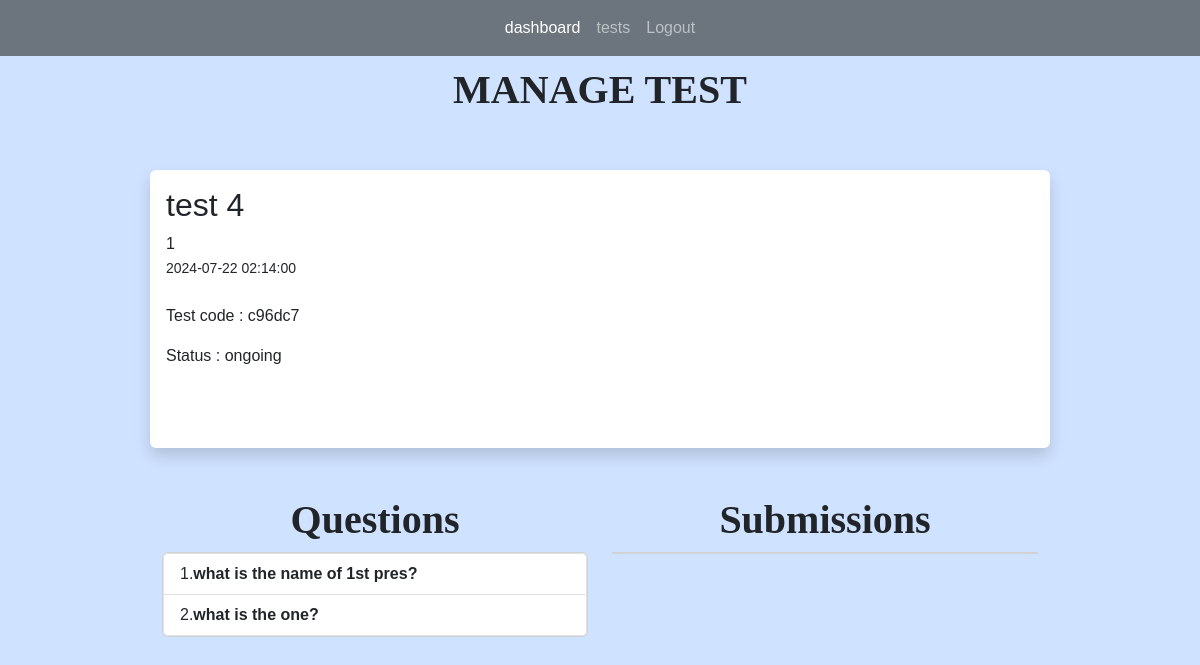
/tests/4 (signed in), run on the app's committed database.
### app.py (models this page shows)
class Tests(db.Model):
    test_id = db.Column(db.Integer, primary_key=True)
    title = db.Column(db.String(255))
    start_date = db.Column(db.DateTime, nullable = False)
    end_date = db.Column(db.DateTime, nullable = False)
    status = db.Column(db.String(255))
    teacher_id = db.Column(db.Integer, db.ForeignKey('users.id'))
    teacher = db.relationship('Users', backref=db.backref('tests', lazy=True))
    questions = db.relationship("Questions", backref="question_list")
    code = db.Column(db.String(6), unique=True)  # column to store the unique code
    students = db.relationship('Users', secondary='test_students', backref=db.backref('tests_registered', lazy=True))
    submissions = db.relationship('Submission', backref='test_submissions', lazy=True)

class Questions(db.Model):
    question_id = db.Column(db.Integer, primary_key=True)
    question_text = db.Column(db.String(255), nullable=False)
    question_type = db.Column(db.String(255), nullable=False)
    points = db.Column(db.Integer, nullable=False)
    option1 = db.Column(db.String(255))
    option2 = db.Column(db.String(255))
    option3 = db.Column(db.String(255))
    option4 = db.Column(db.String(255))
    correct_opt = db.Column(db.Integer)
    correct_ans = db.Column(db.String(255))
    test_id = db.Column(db.Integer, db.ForeignKey('tests.test_id'))
    test = db.relationship('Tests', backref=db.backref('question_test', lazy=True))
    answer = db.relationship("Answers", uselist=False)

### app.py (the view)
@app.route('/tests/<int:id>', methods=['GET', 'POST'])
@login_required(role="teacher")
def test(id):
    test = Tests.query.get_or_404(id)
    questions = Questions.query.filter_by(test_id = id)
    return render_template('manage_test.html', test=test, questions=questions)

### app.py (called while the page is built)
@login_manager.user_loader
def load_user(user_id):
    return Users.query.get(int(user_id))

def login_required(role="ANY"):
    def wrapper(fn):
        @wraps(fn)
        def decorated_view(*args, **kwargs):
            if not current_user.is_authenticated:
               return login_manager.unauthorized()
            if ( (current_user.role != role) and (role != "ANY")):
                return login_manager.unauthorized()
            return fn(*args, **kwargs)
        return decorated_view
    return wrapper

### templates/manage_test.html (shortened to what this page needs)
{% extends 'index.html' %}
{% block content %}
<h1>MANAGE TEST</h1>
<br>
<br/>
<div class="shadow p-3 mb-5 bg-body rounded">
	<h2>{{ test.title }}</h2>
    {{ test.teacher_id }}<br/>
	<small>{{ test.start_date }}</small> <br/><br/>
	<p>
		Test code : {{ test.code }}
	</p>
	<p>
		Status : {{ test.status }}
	</p>
	<br/><br/>
</div>
<div class="container text-center">
	<div class="row">
	  <div class="col">
		<h1>Questions</h1>
	  </div>
	  <div class="col">
		<h1>Submissions</h1>
	  </div>
	</div>
	<div class="row">
	  <div class="col">
		<div class="card">
			<ul class="list-group list-group-numbered">
				{% for question in questions %}
				<li style="text-align: left;" class="list-group-item d-flex ">
					<div class="flex-grow-1">
						<b >
							{{ question.question_text }}
						</b>
					</div>
				</li>
				{% endfor %}
			</ul>
		</div>
	  </div>
	  <div class="col">
		<div class="card">
		</div>
	  </div>
	</div>
  </div>
{% endblock %}

### static/main.css (style rules this page uses)
body { font-family: Arial, sans-serif; margin: 0; padding: 0; }
H1 { font-family: Copperplate; font-weight: bold; font-size: 40px; text-align: center; }

### data on the page
Tests: title "test 4", teacher_id "1", start_date "2024-07-22 02:14:00", code "c96dc7", status "ongoing"
Questions: question_text "what is the name of 1st pres?"
Questions: question_text "what is the one?"
